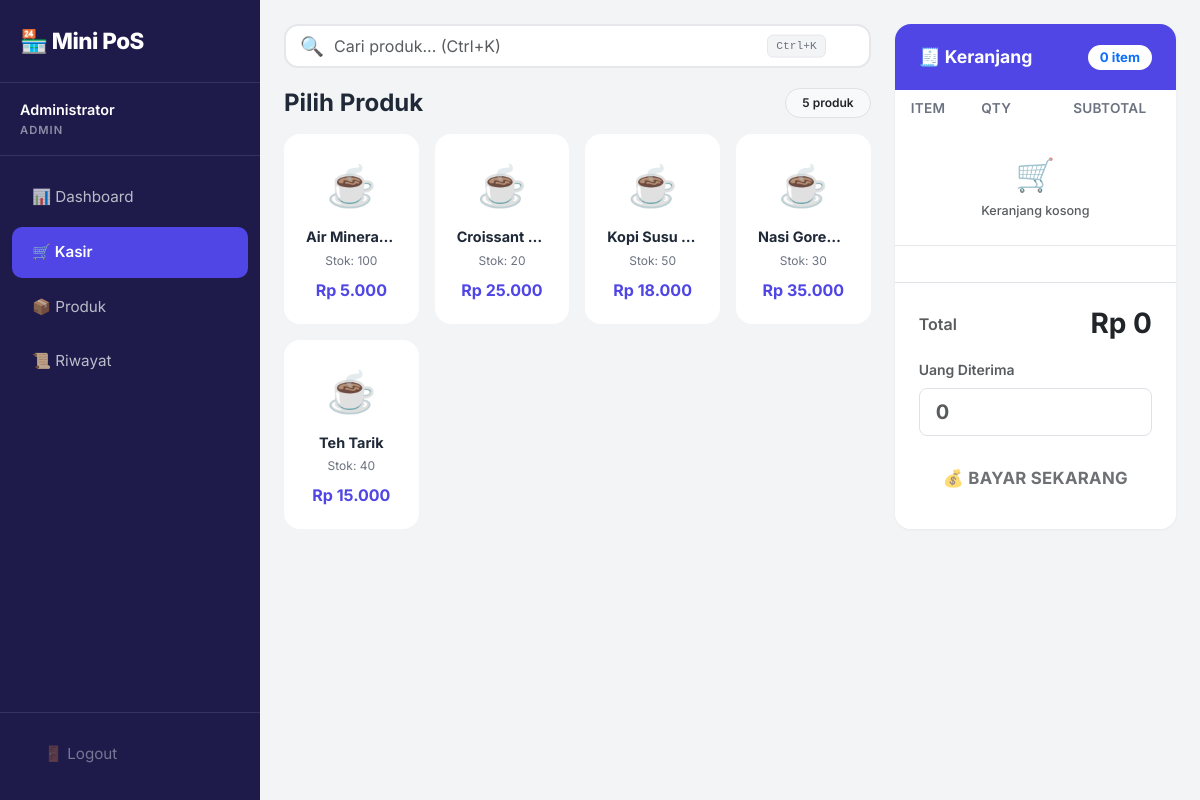
/index.php (signed in), run on the app's committed database.
### tables this page shows
CREATE TABLE products (
    id INT AUTO_INCREMENT PRIMARY KEY,
    name VARCHAR(100) NOT NULL,
    price DECIMAL(12,2) NOT NULL,
    stock INT NOT NULL DEFAULT 0,
    created_at TIMESTAMP DEFAULT CURRENT_TIMESTAMP,
    updated_at TIMESTAMP NULL DEFAULT NULL ON UPDATE CURRENT_TIMESTAMP
);

### config/auth.php (called while the page is built, shortened)
<?php
function isLoggedIn(): bool
{
    return isset($_SESSION['user_id']) && !empty($_SESSION['user_id']);
}
function hasRole(string $role): bool
{
    return isLoggedIn() && ($_SESSION['role'] ?? '') === $role;
}

### config/database.php (called while the page is built, shortened)
<?php
function formatRupiah($number): string
{
    return 'Rp ' . number_format((float)$number, 0, ',', '.');
}
require_once __DIR__ . '/auth.php';

### index.php (the view, shortened to what this page needs)
<?php
require_once 'config/database.php';
$stmt = $pdo->query("SELECT * FROM products ORDER BY name ASC");
$allProducts = $stmt->fetchAll();
$products = array_filter($allProducts, fn($p) => $p['stock'] > 0);
?>
<!DOCTYPE html>
<html lang="id">
<head>
    <link href="https://cdn.jsdelivr.net/npm/bootstrap@5.3.0/dist/css/bootstrap.min.css" rel="stylesheet">
    <link rel="stylesheet" href="assets/style.css">
</head>
<body>
    <div class="sidebar" id="sidebar">
        <div class="brand">🏪 Mini PoS</div>
        <div class="user-info">
            <div class="name"><?= htmlspecialchars($_SESSION['full_name']) ?></div>
            <div class="role"><?= $_SESSION['role'] ?></div>
        </div>
        <nav>
            <?php if (hasRole('admin')): ?>
                <a href="dashboard.php" class="nav-link">📊 Dashboard</a>
            <?php endif; ?>
            <a href="index.php" class="nav-link active">🛒 Kasir</a>
            <?php if (hasRole('admin')): ?>
                <a href="products.php" class="nav-link">📦 Produk</a>
            <?php endif; ?>
            <a href="history.php" class="nav-link">📜 Riwayat</a>
        </nav>
        <div class="sidebar-footer">
            <a href="logout.php" class="nav-link logout">🚪 Logout</a>
        </div>
    </div>
    <div class="main-content">
        <div class="row g-3 g-lg-4">
            <div class="col-12 col-lg-7 col-xl-8">
                <div class="search-wrapper">
                    <span class="search-icon">🔍</span>
                    <input type="text" id="productSearch" class="form-control form-control-lg"
                        placeholder="Cari produk... (Ctrl+K)" autocomplete="off">
                    <span class="shortcut-hint d-none d-md-inline">Ctrl+K</span>
                </div>
                <div class="d-flex justify-content-between align-items-center mb-3">
                    <h4 class="fw-bold m-0">Pilih Produk</h4>
                    <span class="badge bg-light text-dark border px-3 py-2 d-none d-sm-inline" id="productCount">
                        <?= count($products) ?> produk
                    </span>
                </div>
                <div class="row g-2 g-md-3" id="productGrid">
                    <?php foreach ($allProducts as $p): ?>
                        <div class="col-6 col-md-4 col-xl-3 product-col"
                            data-name="<?= strtolower(htmlspecialchars($p['name'])) ?>">
                            <div class="product-card <?= $p['stock'] <= 0 ? 'out-of-stock' : '' ?>"
                                onclick="<?= $p['stock'] > 0 ? "addToCart({$p['id']}, '" . addslashes($p['name']) . "', {$p['price']})" : '' ?>">
                                <div class="icon">☕</div>
                                <div class="name text-truncate"><?= htmlspecialchars($p['name']) ?></div>
                                <div class="stock">Stok: <?= $p['stock'] ?></div>
                                <div class="price"><?= formatRupiah($p['price']) ?></div>
                            </div>
                        </div>
                    <?php endforeach; ?>
                </div>
            </div>
            <div class="col-12 col-lg-5 col-xl-4">
                <div class="card cart-panel h-100">
                    <div class="card-header d-flex justify-content-between align-items-center">
                        <span>🧾 Keranjang</span>
                        <span class="badge bg-white text-primary fw-bold" id="cart-count">0 item</span>
                    </div>
                    <div class="card-body p-0">
                        <div class="table-responsive">
                            <table class="table cart-table mb-0">
                                <thead>
                                    <tr>
                                        <th class="ps-3">Item</th>
                                        <th>Qty</th>
                                        <th class="text-end">Subtotal</th>
                                        <th></th>
                                    </tr>
                                </thead>
                                <tbody id="cart-body">
                                    <tr>
                                        <td colspan="4" class="text-center py-4 text-muted">
                                            <div style="font-size:2rem;">🛒</div>
                                            <small>Keranjang kosong</small>
                                        </td>
                                    </tr>
                                </tbody>
                            </table>
                        </div>
                    </div>
                    <div class="card-footer bg-white border-top p-3 p-md-4">
                        <div class="d-flex justify-content-between align-items-center mb-3">
                            <span class="text-muted fw-semibold">Total</span>
                            <h3 class="fw-bold text-dark m-0" id="grand-total">Rp 0</h3>
                        </div>
                        <form id="checkout-form" action="process_sale.php" method="POST">
                            <div class="mb-3">
                                <label class="form-label small text-muted fw-semibold">Uang Diterima</label>
                                <input type="number" name="pay_amount" class="form-control form-control-lg fw-bold" required min="0" step="any" placeholder="0">
                            </div>
                            <button type="submit" class="btn btn-pay w-100" id="btn-checkout" disabled>
                                💰 BAYAR SEKARANG
                            </button>
                        </form>
                    </div>
                </div>
            </div>
        </div>
    </div>
</body>
</html>

### assets/style.css (style rules this page uses)
:root { --primary: #4f46e5; --primary-hover: #4338ca; --primary-light: rgba(79, 70, 229, 0.1); --bg-body: #f3f4f6; --card-bg: #ffffff; --text-main: #1f2937; --text-muted: #6b7280; --border-color: #e5e7eb; --sidebar-width: 260px; --sidebar-collapsed: 0px; }
* { font-family: 'Inter', sans-serif; box-sizing: border-box; }
body { background-color: var(--bg-body); color: var(--text-main); overflow-x: hidden; min-height: 100vh; }
.sidebar { width: var(--sidebar-width); min-height: 100vh; background: #1e1b4b; position: fixed; left: 0; top: 0; z-index: 1050; transition: transform 0.3s ease, width 0.3s ease; display: flex; flex-direction: column; overflow-y: auto; }
.sidebar .brand { padding: 24px 20px; font-size: 1.4rem; font-weight: 800; color: #fff; letter-spacing: -0.5px; border-bottom: 1px solid rgba(255,255,255,0.1); flex-shrink: 0; }
.sidebar .user-info { padding: 16px 20px; border-bottom: 1px solid rgba(255,255,255,0.1); flex-shrink: 0; }
.sidebar .user-info .name { color: white; font-weight: 600; font-size: 0.9rem; margin-bottom: 2px; }
.sidebar .user-info .role { color: rgba(255,255,255,0.5); font-size: 0.7rem; text-transform: uppercase; letter-spacing: 1px; font-weight: 600; }
.sidebar nav { flex-grow: 1; padding: 12px 0; }
.sidebar .nav-link { color: rgba(255,255,255,0.7); padding: 14px 20px; margin: 4px 12px; border-radius: 10px; transition: all 0.2s; display: flex; align-items: center; gap: 12px; text-decoration: none; font-size: 0.95rem; }
.sidebar .nav-link:hover, .sidebar .nav-link.active { background: rgba(255,255,255,0.1); color: #fff; font-weight: 600; }
.sidebar .nav-link.active { background: var(--primary); }
.sidebar .nav-link.logout { color: rgba(255,255,255,0.4); margin-top: auto; }
.sidebar-footer { padding: 16px 12px; border-top: 1px solid rgba(255,255,255,0.1); flex-shrink: 0; margin-top: auto; }
.main-content { margin-left: var(--sidebar-width); padding: 30px; min-height: 100vh; transition: margin-left 0.3s ease; width: calc(100% - var(--sidebar-width)); }
.card { border: none; border-radius: 16px; box-shadow: 0 1px 3px rgba(0,0,0,0.05); background: var(--card-bg); }
.card-header { background: transparent; border-bottom: 1px solid var(--border-color); padding: 20px 24px; font-weight: 700; font-size: 1.1rem; }
.product-card { cursor: pointer; border-radius: 16px; border: 2px solid transparent; transition: all 0.25s cubic-bezier(0.4, 0, 0.2, 1); background: #fff; padding: 20px; text-align: center; height: 100%; display: flex; flex-direction: column; justify-content: center; }
.product-card .icon { font-size: 2.5rem; margin-bottom: 10px; }
.product-card .name { font-weight: 700; margin-bottom: 4px; font-size: 0.9rem; }
.product-card .stock { font-size: 0.75rem; color: var(--text-muted); margin-bottom: 8px; }
.product-card .price { color: var(--primary); font-weight: 700; font-size: 1rem; }
.cart-panel { position: sticky; top: 30px; border-radius: 16px; overflow: hidden; }
.cart-panel .card-header { background: var(--primary); color: #fff; border: none; }
.cart-table th { font-size: 0.75rem; text-transform: uppercase; letter-spacing: 0.5px; color: var(--text-muted); border: none; }
.cart-table td { vertical-align: middle; border-color: var(--border-color); font-weight: 500; font-size: 0.9rem; }
.btn-pay { background: #059669; border: none; border-radius: 12px; font-size: 1.05rem; padding: 14px; font-weight: 700; letter-spacing: 0.3px; }
.table th { font-weight: 600; font-size: 0.85rem; text-transform: uppercase; letter-spacing: 0.3px; }
.table td { font-size: 0.9rem; }
.badge { font-weight: 600; padding: 6px 12px; border-radius: 50px; }
@media (max-width: 1200px) { .main-content { padding: 24px; } }

### index.php (style rules this page uses)
.search-wrapper { position: relative; margin-bottom: 20px; }
.search-wrapper input { padding-left: 48px; border-radius: 14px; border: 2px solid var(--border-color); font-size: 1rem; transition: all 0.2s; }
.search-icon { position: absolute; left: 16px; top: 50%; transform: translateY(-50%); font-size: 1.2rem; color: var(--text-muted); pointer-events: none; }
.shortcut-hint { position: absolute; right: 45px; top: 50%; transform: translateY(-50%); background: #f3f4f6; border: 1px solid var(--border-color); border-radius: 6px; padding: 2px 8px; font-size: 0.7rem; color: var(--text-muted); font-family: monospace; pointer-events: none; }

### data on the page
products: name "Air Minera…", stock "100", price "Rp 5.000"
products: name "Croissant…", stock "20", price "Rp 25.000"
products: name "Kopi Susu…", stock "50", price "Rp 18.000"
products: name "Nasi Gore…", stock "30", price "Rp 35.000"
products: name "Teh Tarik", stock "40", price "Rp 15.000"

### other printed values
$_SESSION['full_name'] "Administrator"
$_SESSION['role'] "ADMIN"
count($products) "5"
